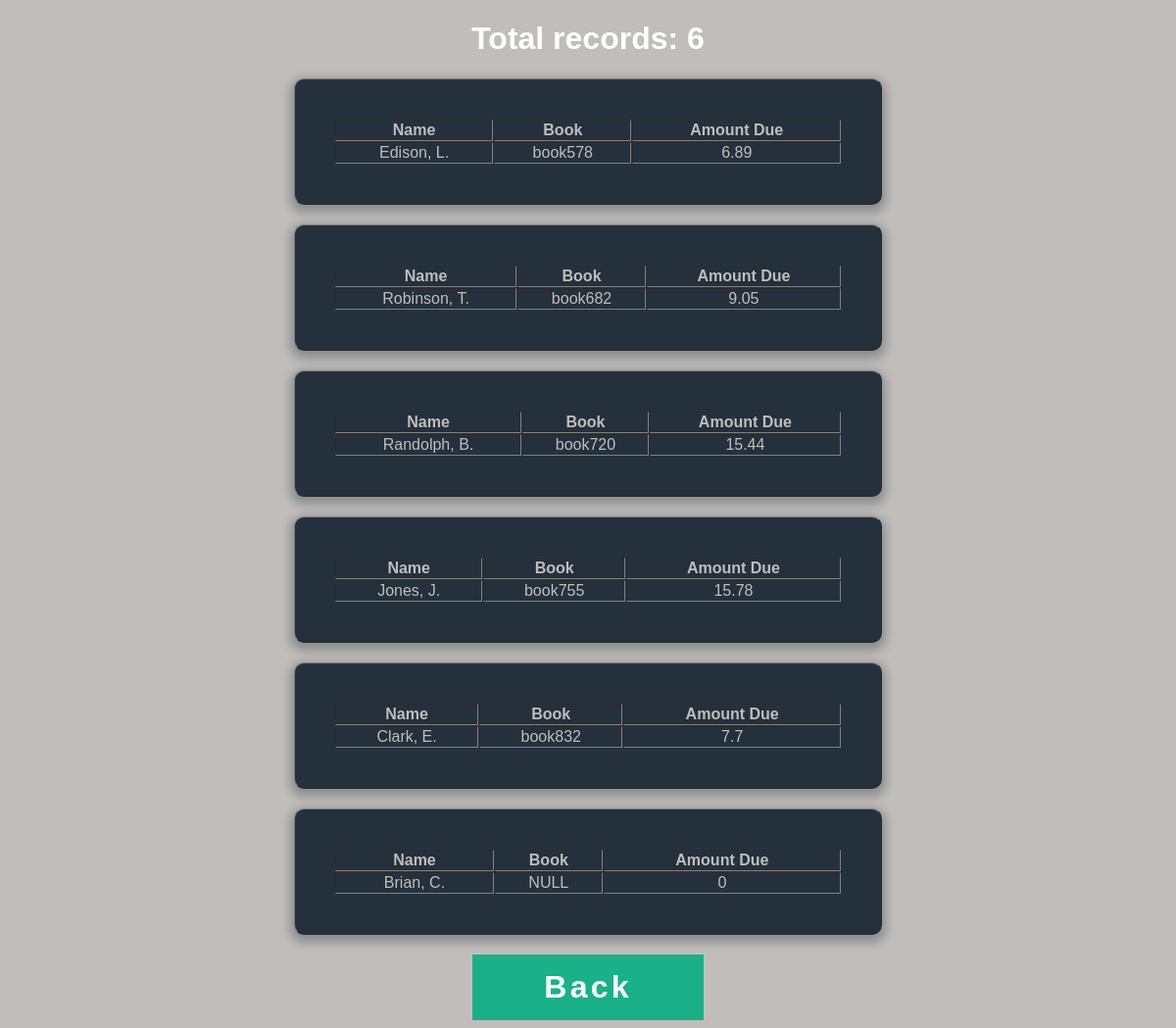
Page /booktrackingsystem/amountforteacher.php on the committed database.
### tables this page shows
CREATE TABLE `teacher` (
  `teacher_id` int(11) NOT NULL,
  `teacher_name` varchar(40) NOT NULL,
  `dept_id` int(11) NOT NULL,
  `phone_number` bigint(13) DEFAULT NULL,
  `book_id` int(11) NOT NULL DEFAULT '0'
);

CREATE TABLE `book` (
  `book_id` int(11) NOT NULL,
  `ISBN` varchar(80) NOT NULL,
  `book_name` varchar(45) NOT NULL,
  `price` double NOT NULL,
  `due_date` date NOT NULL DEFAULT '2099-12-31',
  `dept_id` int(11) NOT NULL,
  `checkout_date` date NOT NULL DEFAULT '2099-12-31'
);

### booktrackingsystem/amountforteacher.php (the view, shortened to what this page needs)
<?php
require 'booktrackingdb.php'
?>
<?php
$sql = "SELECT * FROM teacher WHERE book_id > 0 ORDER BY book_id";
$records = $mysqli->query($sql) or die($mysqli->error);
$counter = $records->num_rows;
?>
<!DOCTYPE html>
<html>
<head>
	<link rel="stylesheet" type="text/css" href="css/displayteacherstyle.css">
	<h1><?php echo 'Total records: '.$counter ?></h1>
</head>
<body>
	<div>
		<?php
			while($teacher = $records->fetch_assoc()){
				$book_name = 'NULL';
				$amount = 0;
				$book_result = $mysqli->query("SELECT * FROM book WHERE book_id = ".$teacher['book_id']);
				if($book_result->num_rows > 0){
					$book_re = $book_result->fetch_assoc();
					$book_name = $book_re['book_name'];
					$amount = $book_re['price'];
				}
				echo "<table class=form width=100% border=1 cellpadding=1 cellspacing=1>";
				echo "<tr>";
				echo "<th>Name</th>";
				echo "<th>Book</th>";
				echo "<th>Amount Due</th>";
				echo "</tr>";
				echo "<tr class=field-wrap>";
				echo "<td>".$teacher['teacher_name']."</td>";
				echo "<td>".$book_name."</td>";
				echo "<td>".$amount."</td>";
				echo "</tr>";
				echo "</table>";
			}
		?>
		<form id="back" action="profile.php" method="post">
		<button type="submit" onclick="profile.submit()" class="button button-block " name="back">Back</button>
		</form>
	</div>
</body>
</html>

### booktrackingsystem/css/displayteacherstyle.css (style rules this page uses)
body { background: url(bgimage.jpg), #c1bdba; font-family: 'Titillium Web', sans-serif; }
.form { background: rgba(19, 35, 47, 0.9); padding: 40px; max-width: 600px; margin: 20px auto; border-radius: 10px; box-shadow: 0 4px 10px 4px rgba(19, 35, 47, 0.3); }
table { color: #c1bdba; text-align: center; }
.field-wrap { position: relative; margin-bottom: 40px; }
.button { border: 0; outline: none; border-radius: 0; padding: 15px 0; font-size: 2rem; font-weight: 600; letter-spacing: .1em; background: #1ab188; color: #ffffff; -webkit-transition: all 0.5s ease; transition: all 0.5s ease; -webkit-appearance: none; }
.button-block { display: block; width: 20%; margin-left: 40%; }

### booktrackingsystem/amountforteacher.php (style rules this page uses)
h1 { color:white;text-align: center; }

### rows in the picture
teacher: teacher_name "Edison, L.", book.book_name "book578", book.price "6.89"
teacher: teacher_name "Robinson, T.", book.book_name "book682", book.price "9.05"
teacher: teacher_name "Randolph, B.", book.book_name "book720", book.price "15.44"
teacher: teacher_name "Jones, J.", book.book_name "book755", book.price "15.78"
teacher: teacher_name "Clark, E.", book.book_name "book832", book.price "7.7"
teacher: teacher_name "Brian, C.", book_name "NULL", amount "0"

### other values in the picture
$counter "6"
